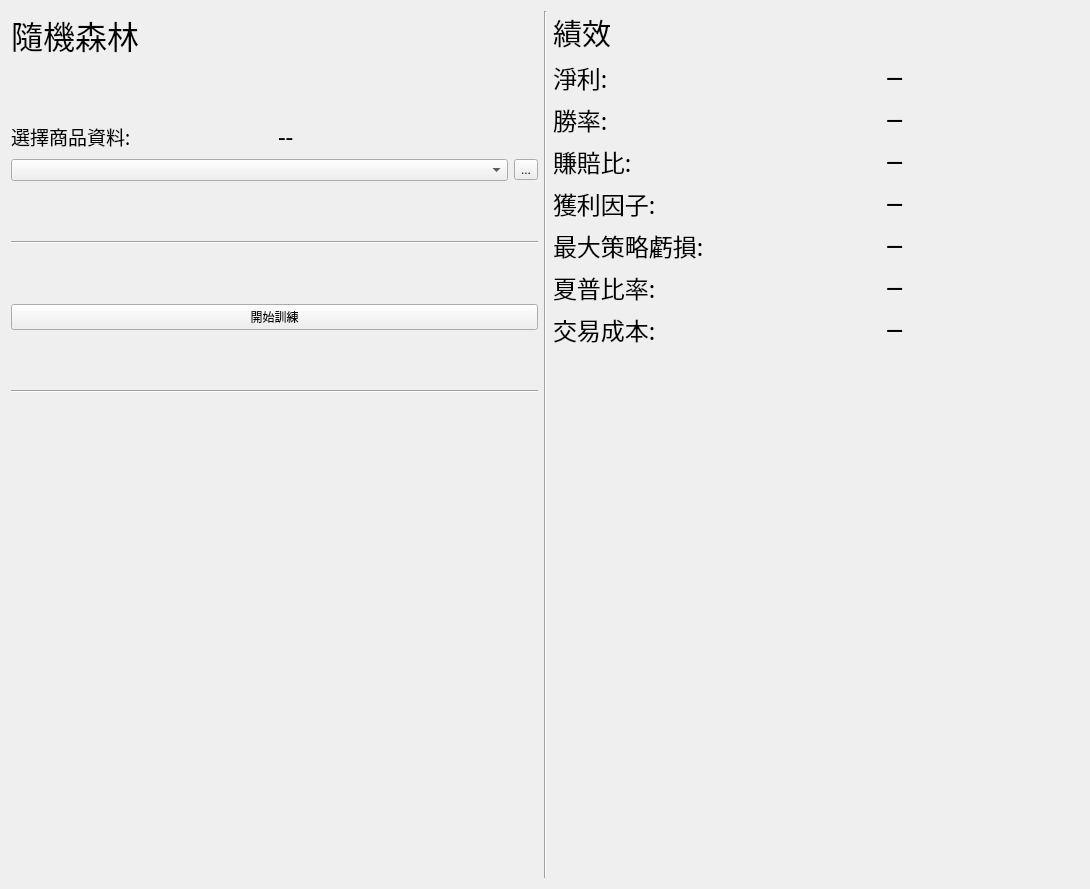
<?xml version="1.0" encoding="UTF-8"?>
<ui version="4.0">
 <class>Form</class>
 <widget class="QWidget" name="Form">
  <property name="geometry">
   <rect>
    <x>0</x>
    <y>0</y>
    <width>1090</width>
    <height>889</height>
   </rect>
  </property>
  <property name="windowTitle">
   <string>Form</string>
  </property>
  <layout class="QHBoxLayout" name="horizontalLayout_3">
   <item>
    <layout class="QVBoxLayout" name="verticalLayout">
     <item>
      <widget class="QLabel" name="headingLabel">
       <property name="font">
        <font>
         <family>微軟正黑體</family>
         <pointsize>24</pointsize>
        </font>
       </property>
       <property name="text">
        <string>隨機森林</string>
       </property>
      </widget>
     </item>
     <item>
      <spacer name="verticalSpacer_7">
       <property name="orientation">
        <enum>Qt::Vertical</enum>
       </property>
       <property name="sizeHint" stdset="0">
        <size>
         <width>17</width>
         <height>27</height>
        </size>
       </property>
      </spacer>
     </item>
     <item>
      <layout class="QHBoxLayout" name="horizontalLayout_2">
       <item>
        <widget class="QLabel" name="label_14">
         <property name="font">
          <font>
           <family>微軟正黑體</family>
           <pointsize>14</pointsize>
          </font>
         </property>
         <property name="text">
          <string>選擇商品資料:</string>
         </property>
        </widget>
       </item>
       <item>
        <widget class="QLabel" name="dataPath">
         <property name="font">
          <font>
           <family>Agency FB</family>
           <pointsize>18</pointsize>
          </font>
         </property>
         <property name="text">
          <string>--</string>
         </property>
         <property name="alignment">
          <set>Qt::AlignLeading|Qt::AlignLeft|Qt::AlignVCenter</set>
         </property>
        </widget>
       </item>
      </layout>
     </item>
     <item>
      <layout class="QHBoxLayout" name="horizontalLayout">
       <item>
        <widget class="QComboBox" name="comboBox"/>
       </item>
       <item>
        <widget class="QToolButton" name="choseDataBtn">
         <property name="text">
          <string>...</string>
         </property>
        </widget>
       </item>
      </layout>
     </item>
     <item>
      <spacer name="verticalSpacer_6">
       <property name="orientation">
        <enum>Qt::Vertical</enum>
       </property>
       <property name="sizeHint" stdset="0">
        <size>
         <width>17</width>
         <height>27</height>
        </size>
       </property>
      </spacer>
     </item>
     <item>
      <widget class="Line" name="line_3">
       <property name="orientation">
        <enum>Qt::Horizontal</enum>
       </property>
      </widget>
     </item>
     <item>
      <spacer name="verticalSpacer_4">
       <property name="orientation">
        <enum>Qt::Vertical</enum>
       </property>
       <property name="sizeHint" stdset="0">
        <size>
         <width>17</width>
         <height>26</height>
        </size>
       </property>
      </spacer>
     </item>
     <item>
      <widget class="QPushButton" name="startTrainBtn">
       <property name="text">
        <string>開始訓練</string>
       </property>
      </widget>
     </item>
     <item>
      <spacer name="verticalSpacer_5">
       <property name="orientation">
        <enum>Qt::Vertical</enum>
       </property>
       <property name="sizeHint" stdset="0">
        <size>
         <width>17</width>
         <height>27</height>
        </size>
       </property>
      </spacer>
     </item>
     <item>
      <widget class="Line" name="line_4">
       <property name="orientation">
        <enum>Qt::Horizontal</enum>
       </property>
      </widget>
     </item>
     <item>
      <spacer name="verticalSpacer_3">
       <property name="orientation">
        <enum>Qt::Vertical</enum>
       </property>
       <property name="sizeHint" stdset="0">
        <size>
         <width>515</width>
         <height>485</height>
        </size>
       </property>
      </spacer>
     </item>
    </layout>
   </item>
   <item>
    <widget class="Line" name="line_2">
     <property name="orientation">
      <enum>Qt::Vertical</enum>
     </property>
    </widget>
   </item>
   <item>
    <layout class="QVBoxLayout" name="verticalLayout_3">
     <item>
      <widget class="QLabel" name="label_4">
       <property name="font">
        <font>
         <family>微軟正黑體</family>
         <pointsize>22</pointsize>
        </font>
       </property>
       <property name="text">
        <string>績效</string>
       </property>
      </widget>
     </item>
     <item>
      <layout class="QFormLayout" name="formLayout">
       <item row="0" column="0">
        <widget class="QLabel" name="profitCol">
         <property name="font">
          <font>
           <family>微軟正黑體</family>
           <pointsize>18</pointsize>
          </font>
         </property>
         <property name="text">
          <string>淨利:</string>
         </property>
         <property name="alignment">
          <set>Qt::AlignLeading|Qt::AlignLeft|Qt::AlignVCenter</set>
         </property>
        </widget>
       </item>
       <item row="0" column="1">
        <widget class="QLabel" name="profitOut">
         <property name="font">
          <font>
           <family>Agency FB</family>
           <pointsize>18</pointsize>
          </font>
         </property>
         <property name="text">
          <string>─</string>
         </property>
         <property name="alignment">
          <set>Qt::AlignCenter</set>
         </property>
        </widget>
       </item>
       <item row="1" column="0">
        <widget class="QLabel" name="winrateCol">
         <property name="font">
          <font>
           <family>微軟正黑體</family>
           <pointsize>18</pointsize>
          </font>
         </property>
         <property name="text">
          <string>勝率:</string>
         </property>
         <property name="alignment">
          <set>Qt::AlignLeading|Qt::AlignLeft|Qt::AlignVCenter</set>
         </property>
        </widget>
       </item>
       <item row="1" column="1">
        <widget class="QLabel" name="winRateOut">
         <property name="font">
          <font>
           <family>Agency FB</family>
           <pointsize>18</pointsize>
          </font>
         </property>
         <property name="text">
          <string>─</string>
         </property>
         <property name="alignment">
          <set>Qt::AlignCenter</set>
         </property>
        </widget>
       </item>
       <item row="2" column="0">
        <widget class="QLabel" name="winLossCol">
         <property name="font">
          <font>
           <family>微軟正黑體</family>
           <pointsize>18</pointsize>
          </font>
         </property>
         <property name="text">
          <string>賺賠比:</string>
         </property>
         <property name="alignment">
          <set>Qt::AlignLeading|Qt::AlignLeft|Qt::AlignVCenter</set>
         </property>
        </widget>
       </item>
       <item row="2" column="1">
        <widget class="QLabel" name="winLossOut">
         <property name="font">
          <font>
           <family>Agency FB</family>
           <pointsize>18</pointsize>
          </font>
         </property>
         <property name="text">
          <string>─</string>
         </property>
         <property name="alignment">
          <set>Qt::AlignCenter</set>
         </property>
        </widget>
       </item>
       <item row="3" column="0">
        <widget class="QLabel" name="profitFactorCol">
         <property name="font">
          <font>
           <family>微軟正黑體</family>
           <pointsize>18</pointsize>
          </font>
         </property>
         <property name="text">
          <string>獲利因子:</string>
         </property>
         <property name="alignment">
          <set>Qt::AlignLeading|Qt::AlignLeft|Qt::AlignVCenter</set>
         </property>
        </widget>
       </item>
       <item row="3" column="1">
        <widget class="QLabel" name="profitFactorOut">
         <property name="font">
          <font>
           <family>Agency FB</family>
           <pointsize>18</pointsize>
          </font>
         </property>
         <property name="text">
          <string>─</string>
         </property>
         <property name="alignment">
          <set>Qt::AlignCenter</set>
         </property>
        </widget>
       </item>
       <item row="4" column="0">
        <widget class="QLabel" name="mddCol">
         <property name="font">
          <font>
           <family>微軟正黑體</family>
           <pointsize>18</pointsize>
          </font>
         </property>
         <property name="text">
          <string>最大策略虧損:</string>
         </property>
         <property name="alignment">
          <set>Qt::AlignLeading|Qt::AlignLeft|Qt::AlignVCenter</set>
         </property>
        </widget>
       </item>
       <item row="4" column="1">
        <widget class="QLabel" name="mddOut">
         <property name="font">
          <font>
           <family>Agency FB</family>
           <pointsize>18</pointsize>
          </font>
         </property>
         <property name="text">
          <string>─</string>
         </property>
         <property name="alignment">
          <set>Qt::AlignCenter</set>
         </property>
        </widget>
       </item>
       <item row="5" column="0">
        <widget class="QLabel" name="sharpeCol">
         <property name="font">
          <font>
           <family>微軟正黑體</family>
           <pointsize>18</pointsize>
          </font>
         </property>
         <property name="text">
          <string>夏普比率:</string>
         </property>
         <property name="alignment">
          <set>Qt::AlignLeading|Qt::AlignLeft|Qt::AlignVCenter</set>
         </property>
        </widget>
       </item>
       <item row="5" column="1">
        <widget class="QLabel" name="sharpeOut">
         <property name="font">
          <font>
           <family>Agency FB</family>
           <pointsize>18</pointsize>
          </font>
         </property>
         <property name="text">
          <string>─</string>
         </property>
         <property name="alignment">
          <set>Qt::AlignCenter</set>
         </property>
        </widget>
       </item>
       <item row="6" column="0">
        <widget class="QLabel" name="costCol">
         <property name="font">
          <font>
           <family>微軟正黑體</family>
           <pointsize>18</pointsize>
          </font>
         </property>
         <property name="text">
          <string>交易成本:</string>
         </property>
         <property name="alignment">
          <set>Qt::AlignLeading|Qt::AlignLeft|Qt::AlignVCenter</set>
         </property>
        </widget>
       </item>
       <item row="6" column="1">
        <widget class="QLabel" name="costOut">
         <property name="font">
          <font>
           <family>Agency FB</family>
           <pointsize>18</pointsize>
          </font>
         </property>
         <property name="text">
          <string>─</string>
         </property>
         <property name="alignment">
          <set>Qt::AlignCenter</set>
         </property>
        </widget>
       </item>
      </layout>
     </item>
     <item>
      <spacer name="verticalSpacer_2">
       <property name="orientation">
        <enum>Qt::Vertical</enum>
       </property>
       <property name="sizeHint" stdset="0">
        <size>
         <width>20</width>
         <height>188</height>
        </size>
       </property>
      </spacer>
     </item>
    </layout>
   </item>
  </layout>
 </widget>
 <resources/>
 <connections/>
</ui>
